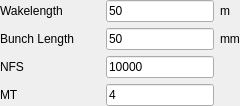
               <widget class="QWidget" name="w_Settings" native="true">
                <property name="styleSheet">
                 <string notr="true"/>
                </property>
                <layout class="QGridLayout" name="gridLayout_13">
                 <property name="leftMargin">
                  <number>0</number>
                 </property>
                 <property name="topMargin">
                  <number>0</number>
                 </property>
                 <property name="rightMargin">
                  <number>0</number>
                 </property>
                 <property name="bottomMargin">
                  <number>0</number>
                 </property>
                 <item row="0" column="2">
                  <widget class="QLabel" name="label_12">
                   <property name="text">
                    <string>m</string>
                   </property>
                  </widget>
                 </item>
                 <item row="0" column="0">
                  <widget class="QLabel" name="label_2">
                   <property name="minimumSize">
                    <size>
                     <width>100</width>
                     <height>0</height>
                    </size>
                   </property>
                   <property name="maximumSize">
                    <size>
                     <width>100</width>
                     <height>16777215</height>
                    </size>
                   </property>
                   <property name="text">
                    <string>Wakelength</string>
                   </property>
                  </widget>
                 </item>
                 <item row="3" column="1">
                  <widget class="QLineEdit" name="le_MT">
                   <property name="toolTip">
                    <string>&lt;html&gt;&lt;head/&gt;&lt;body&gt;&lt;p&gt;&lt;span style=&quot; font-size:11pt; font-weight:600;&quot;&gt;Stability condition:&lt;/span&gt;&lt;/p&gt;&lt;p&gt;&lt;img src=&quot;:/imgs/images/stability_condition_wakefield.png&quot;/&gt;&lt;/p&gt;&lt;/body&gt;&lt;/html&gt;</string>
                   </property>
                   <property name="text">
                    <string>4</string>
                   </property>
                  </widget>
                 </item>
                 <item row="0" column="1">
                  <widget class="QLineEdit" name="le_Wakelength">
                   <property name="text">
                    <string>50</string>
                   </property>
                  </widget>
                 </item>
                 <item row="3" column="0">
                  <widget class="QLabel" name="label_5">
                   <property name="minimumSize">
                    <size>
                     <width>100</width>
                     <height>0</height>
                    </size>
                   </property>
                   <property name="maximumSize">
                    <size>
                     <width>100</width>
                     <height>16777215</height>
                    </size>
                   </property>
                   <property name="toolTip">
                    <string>No of time steps it takes for a beam to move one cal to another.</string>
                   </property>
                   <property name="text">
                    <string>MT</string>
                   </property>
                  </widget>
                 </item>
                 <item row="1" column="2">
                  <widget class="QLabel" name="label_13">
                   <property name="text">
                    <string>mm</string>
                   </property>
                  </widget>
                 </item>
                 <item row="1" column="1">
                  <widget class="QLineEdit" name="le_Bunch_Length">
                   <property name="text">
                    <string>50</string>
                   </property>
                  </widget>
                 </item>
                 <item row="2" column="0">
                  <widget class="QLabel" name="label_4">
                   <property name="minimumSize">
                    <size>
                     <width>100</width>
                     <height>0</height>
                    </size>
                   </property>
                   <property name="maximumSize">
                    <size>
                     <width>100</width>
                     <height>16777215</height>
                    </size>
                   </property>
                   <property name="toolTip">
                    <string>Number of samples in FFT (max 10000).</string>
                   </property>
                   <property name="text">
                    <string>NFS</string>
                   </property>
                  </widget>
                 </item>
                 <item row="1" column="0">
                  <widget class="QLabel" name="label_3">
                   <property name="minimumSize">
                    <size>
                     <width>100</width>
                     <height>0</height>
                    </size>
                   </property>
                   <property name="maximumSize">
                    <size>
                     <width>100</width>
                     <height>16777215</height>
                    </size>
                   </property>
                   <property name="text">
                    <string>Bunch Length</string>
                   </property>
                  </widget>
                 </item>
                 <item row="2" column="1">
                  <widget class="QLineEdit" name="le_NFS">
                   <property name="text">
                    <string>10000</string>
                   </property>
                  </widget>
                 </item>
                </layout>
               </widget>
